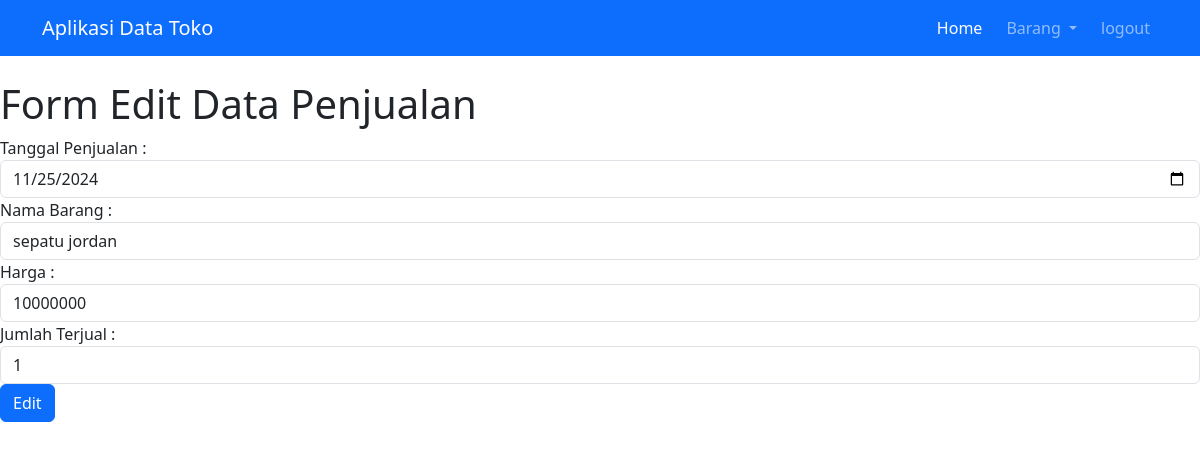
The page /data.php?modul=edit-data2&id=1 (signed in) on the database its author committed.
### tables this page shows
CREATE TABLE IF NOT EXISTS `penjualan` (
  `id` int NOT NULL AUTO_INCREMENT,
  `tgl_penjualan` date DEFAULT NULL,
  `nama_barang` varchar(50) DEFAULT NULL,
  `harga` int DEFAULT NULL,
  `jumlah_terjual` int DEFAULT NULL,
  `total_penjualan` int DEFAULT NULL,
  PRIMARY KEY (`id`)
);

### modul/penjualan/form-edit.php (the view)
<?php
$query = "SELECT * FROM penjualan WHERE id='$_GET[id]'";
$result = $mysqli->query($query);
$row = $result->fetch_assoc();
?>
<h1>Form Edit Data Penjualan</h1>
<form action="<?= 'modul/penjualan/proses.php?action=update&id='.$row['id'];?>" method="post">
    <label for="tanggal_penjualan">Tanggal Penjualan :</label>
    <input class="form-control" type="date" name="tanggal_penjualan" value="<?= $row['tgl_penjualan'];?>" />
    <label for="nama_barang">Nama Barang :</label>
    <input class="form-control" type="text" name="nama_barang" value="<?= $row['nama_barang'];?>" />
    <label for="harga">Harga : </label>
    <input class="form-control" type="text" name="harga" value="<?= $row['harga'];?>" />
    <label for="jumlah_terjual">Jumlah Terjual :</label>
    <input class="form-control" type="number" name="jumlah_terjual" value="<?= $row['jumlah_terjual'];?>" />
    <button class="btn btn-primary">Edit</button>
</form>

### rows shown on the page
penjualan: tanggal_penjualan "11/25/2024", nama_barang "sepatu jordan", harga "10000000", jumlah_terjual "1"
